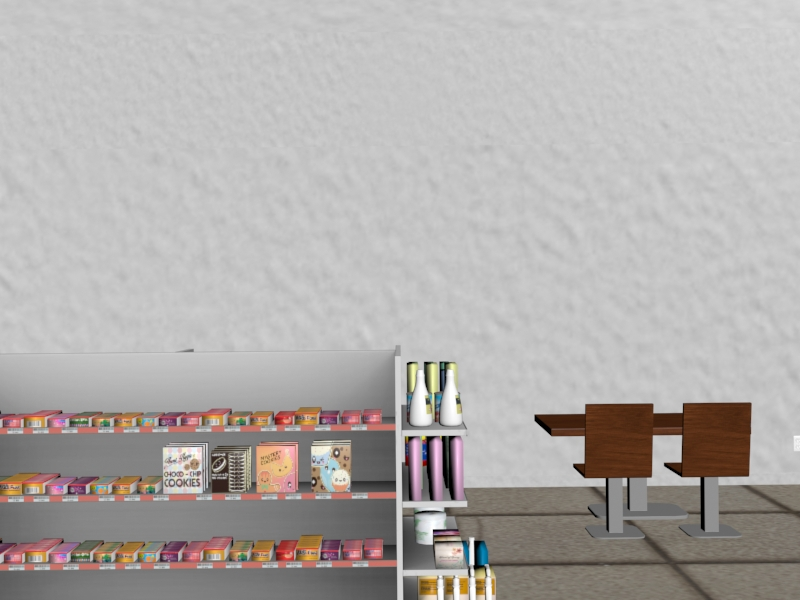
#> input picture VPG/S01/01.jpg, 800 x 600 px; its folder holds only this picture in this run
$ python stitch03.py
#> lines starting #> are read from the running program, lines starting #| are printed output that depends on the picture
import os
import glob
import cv2
import numpy as np

# Configurable Parameters (Lab Constants)
RATIO_THRESH = 0.75         # Lowe's ratio test threshold
RANSAC_REPROJ_THRESH = 3.0   # Max allowed reprojection error in pixels
MIN_INLIERS = 10             # Minimum inliers required to accept match

def load_images_from_folder(folder_path):
#> called with folder_path = 'VPG/S01'
    extensions = ('*.jpg', '*.png', '*.ppm', '*.jpeg', '*.JPG')
    files = []
    for ext in extensions:
        files.extend(glob.glob(os.path.join(folder_path, ext)))
    files = sorted(files)

    images = []
    filenames = []
    for f in files:
        img = cv2.imread(f)
#> img is the input picture: shape (600, 800, 3); mean B, G, R 170.3, 172.4, 176.4
        if img is not None:
            images.append(img)
            filenames.append(os.path.basename(f))
    return images, filenames

def get_pairwise_transform(img1, img2):
    """Computes a 3x3 rigid/affine transform mapping img2 points to img1 frame."""
    gray1 = cv2.cvtColor(img1, cv2.COLOR_BGR2GRAY)
    gray2 = cv2.cvtColor(img2, cv2.COLOR_BGR2GRAY)

    sift = cv2.SIFT.create()
    kp1, des1 = sift.detectAndCompute(gray1, None)
    kp2, des2 = sift.detectAndCompute(gray2, None)

    if des1 is None or des2 is None or len(kp1) < 4 or len(kp2) < 4:
        return None, 0

    flann = cv2.FlannBasedMatcher(dict(algorithm=1, trees=5), dict(checks=50))
    matches = flann.knnMatch(des1, des2, k=2)

    good = []
    for m_tuple in matches:
        if len(m_tuple) == 2:
            m, n = m_tuple
            if m.distance < RATIO_THRESH * n.distance:
                good.append(m)

    if len(good) < MIN_INLIERS:
        return None, len(good)

    pts1 = np.float32([kp1[m.queryIdx].pt for m in good]).reshape(-1, 1, 2)
    pts2 = np.float32([kp2[m.trainIdx].pt for m in good]).reshape(-1, 1, 2)

    # Estimate 2D Similarity/Affine transform (Translation + Rotation + Uniform Scale)
    # This prevents perspective foreshortening/blurring at far ends
    M, mask = cv2.estimateAffinePartial2D(pts2, pts1, method=cv2.RANSAC, ransacReprojThreshold=RANSAC_REPROJ_THRESH)
    inliers = int(np.sum(mask)) if mask is not None else 0

    if M is None or inliers < MIN_INLIERS:
        return None, inliers

    # Convert 2x3 Affine matrix to 3x3 Homogeneous transformation matrix
    H = np.eye(3, dtype=np.float32)
    H[:2, :] = M

    return H, inliers

def stitch_n_images(folder_path):
    images, filenames = load_images_from_folder(folder_path)
#> images = 2 items; filenames = ['01.jpg', '01.jpg']
    num_imgs = len(images)
#> num_imgs = 2

    if num_imgs == 0:
        print("No images found in the specified folder.")
        return

    print(f"Loaded {num_imgs} images.")
#| Loaded 2 images.

    # Step 1: Compute adjacent transforms H_{i, i+1} (transforms i+1 -> i)
    H_adjacent = {}
    valid_mask = [True] * num_imgs
#> valid_mask = [True, True]

    for i in range(num_imgs - 1):
        name1, name2 = filenames[i], filenames[i+1]
        H, inliers = get_pairwise_transform(images[i], images[i+1])

        if H is not None:
            H_adjacent[i] = H
            print(f"[MATCH OK] ({name1} <-> {name2}) connected with {inliers} inliers.")
        else:
            print(f"[REJECT IMAGE] {name2} rejected — insufficient inliers ({inliers}).")
            valid_mask[i+1] = False
#> this loop made 1 pass
#> (name1, name2, matches in get_pairwise_transform, inliers, H) on pass 1: ('01.jpg', '01.jpg', 901 matches, 901, [[1, 0, 0], [0, 1, 0], [0, 0, 1]])
#| [MATCH OK] (01.jpg <-> 01.jpg) connected with 901 inliers.
#> pass 1, in get_pairwise_transform, `gray1 = cv2.cvtColor(img1, cv2.COLOR_BGR2GRAY)`:
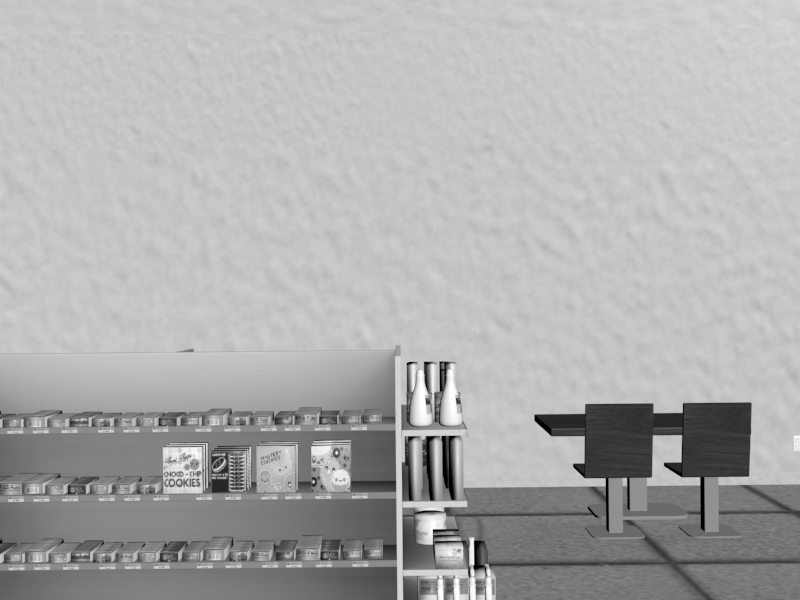
#> gray1: shape (600, 800); min 0, max 255, mean 173.4
#> after the loop, H_adjacent = {0: [[1, 0, 0], [0, 1, 0], [0, 0, 1]]}

    accepted_images = [img for idx, img in enumerate(images) if valid_mask[idx]]
#> accepted_images = 2 items
    accepted_names = [name for idx, name in enumerate(filenames) if valid_mask[idx]]
#> accepted_names = ['01.jpg', '01.jpg']
    N = len(accepted_images)
#> N = 2

    if N == 0:
        print("All images were rejected!")
        return

    # Step 2: Choose Anchor (Middle image)
    anchor_idx = N // 2
#> anchor_idx = 1
    print(f"\n---> Anchor Image: {accepted_names[anchor_idx]} (Index {anchor_idx})")
#| ---> Anchor Image: 01.jpg (Index 1)

    # Step 3: Chain Transforms relative to Anchor
    H_global = [None] * N
#> H_global = 2 items
    H_global[anchor_idx] = np.eye(3, dtype=np.float32)

    # Chain backwards from anchor to index 0
    for i in range(anchor_idx - 1, -1, -1):
        H_global[i] = H_global[i+1] @ np.linalg.inv(H_adjacent[i])
#> after the loop, H_global = [[[1, 0, 0], [0, 1, 0], [0, 0, 1]], [[1, 0, 0], [0, 1, 0], [0, 0, 1]]]

    # Chain forwards from anchor to index N-1
    for i in range(anchor_idx + 1, N):
        H_global[i] = H_global[i-1] @ H_adjacent[i-1]

    # Step 4: Compute Bounding Box across all projected corners
    all_corners = []
    for i in range(N):
        h, w = accepted_images[i].shape[:2]
        corners = np.float32([[0, 0], [0, h], [w, h], [w, 0]]).reshape(-1, 1, 2)
        projected = cv2.perspectiveTransform(corners, H_global[i])
        all_corners.append(projected)
#> this loop made 2 passes
#> projected on passes 1 to 2: [[0, 0], [0, 600], [800, 600], [800, 0]], [[0, 0], [0, 600], [800, 600], [800, 0]]
#> after the loop, all_corners = [[[0, 0], [0, 600], [800, 600], [800, 0]], [[0, 0], [0, 600], [800, 600], [800, 0]]]

    all_corners_stacked = np.concatenate(all_corners, axis=0)
#> all_corners_stacked = [[0, 0], [0, 600], [800, 600], [800, 0], [0, 0], [0, 600], [800, 600], [800, 0]]
    [x_min, y_min] = np.int32(all_corners_stacked.min(axis=0).ravel() - 0.5)
#> x_min = 0; y_min = 0
    [x_max, y_max] = np.int32(all_corners_stacked.max(axis=0).ravel() + 0.5)
#> x_max = 800; y_max = 600

    canvas_w = x_max - x_min
#> canvas_w = 800
    canvas_h = y_max - y_min
#> canvas_h = 600

    # Translation matrix to shift canvas into positive coordinates
    T = np.array([
        [1, 0, -x_min],
        [0, 1, -y_min],
        [0, 0, 1]
    ], dtype=np.float32)
#> T = [[1, 0, 0], [0, 1, 0], [0, 0, 1]]

    # Step 5: Compositing onto single canvas
    canvas = np.zeros((canvas_h, canvas_w, 3), dtype=np.uint8)

    for i in range(N):
        final_H = T @ H_global[i]
        warped = cv2.warpPerspective(accepted_images[i], final_H, (canvas_w, canvas_h))

        # Overlay pixels
        mask = (warped > 0)
        canvas[mask] = warped[mask]
#> this loop made 2 passes
#> final_H on passes 1 to 2: [[1, 0, 0], [0, 1, 0], [0, 0, 1]], [[1, 0, 0], [0, 1, 0], [0, 0, 1]]
#> pass 1, in stitch_n_images, `mask = (warped > 0)`:
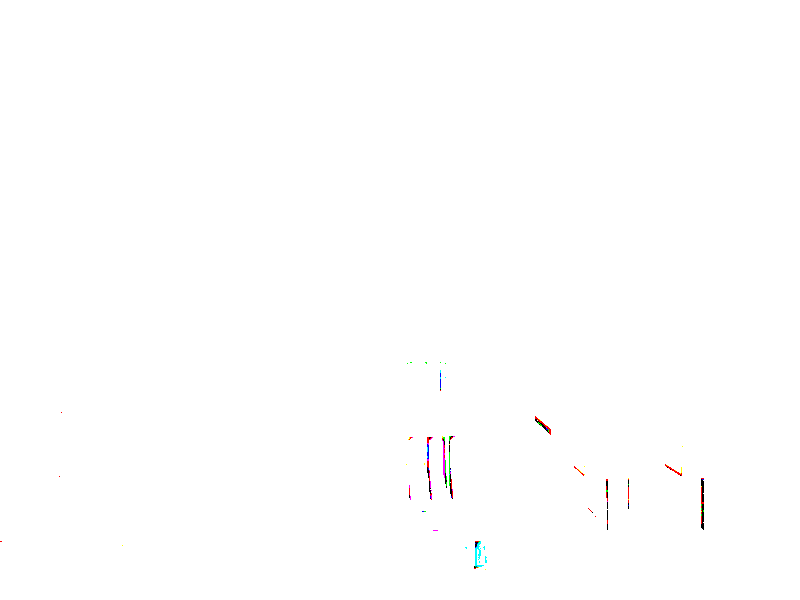
#> mask: shape (600, 800, 3) bool; mean B, G, R 0.999, 0.998, 0.999

    return canvas

if __name__ == "__main__":
    FOLDER_PATH = "VPG/S01"  # Update this path to your image folder

    panorama = stitch_n_images(FOLDER_PATH)

    if panorama is not None:
        cv2.namedWindow("Crisp Panorama (No Blur)", cv2.WINDOW_NORMAL)
        cv2.imshow("Crisp Panorama (No Blur)", panorama)
        cv2.waitKey(0)
        cv2.destroyAllWindows()
